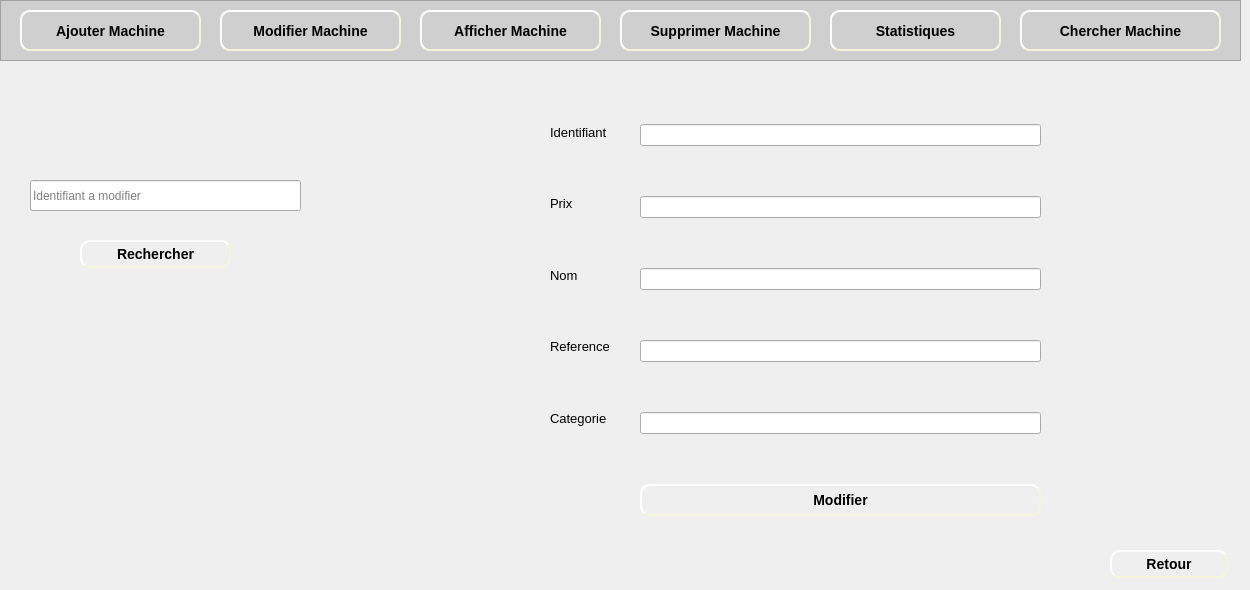
    <widget class="QWidget" name="page_9">
     <widget class="QFrame" name="frame_8">
      <property name="geometry">
       <rect>
        <x>0</x>
        <y>0</y>
        <width>1241</width>
        <height>61</height>
       </rect>
      </property>
      <property name="styleSheet">
       <string notr="true">background-color: rgb(207, 207, 207);</string>
      </property>
      <property name="frameShape">
       <enum>QFrame::StyledPanel</enum>
      </property>
      <property name="frameShadow">
       <enum>QFrame::Raised</enum>
      </property>
      <widget class="QPushButton" name="pushButton_ajouterMachine_4">
       <property name="geometry">
        <rect>
         <x>20</x>
         <y>10</y>
         <width>181</width>
         <height>41</height>
        </rect>
       </property>
       <property name="styleSheet">
        <string notr="true">#pushButton_ajouterMachine_4
{
	background-color: rgb(207, 207, 207);
	border-color: beige;
border-style: outset;
  border-width: 2px;
  border-radius: 10px;
  font: bold 14px;
  min-width: 6em;
  padding: 6px;

}
#pushButton_ajouterMachine_4:hover
{
	border-color: blue;
}</string>
       </property>
       <property name="text">
        <string>Ajouter Machine</string>
       </property>
      </widget>
      <widget class="QLabel" name="label_77">
       <property name="geometry">
        <rect>
         <x>30</x>
         <y>20</y>
         <width>21</width>
         <height>21</height>
        </rect>
       </property>
       <property name="text">
        <string/>
       </property>
       <property name="pixmap">
        <pixmap>../Bouttons/ajouMachine-removebg-preview.png</pixmap>
       </property>
       <property name="scaledContents">
        <bool>true</bool>
       </property>
      </widget>
      <widget class="QPushButton" name="pushButton_modifierMachine_3">
       <property name="geometry">
        <rect>
         <x>220</x>
         <y>10</y>
         <width>181</width>
         <height>41</height>
        </rect>
       </property>
       <property name="styleSheet">
        <string notr="true">#pushButton_modifierMachine_3
{
	background-color: rgb(207, 207, 207);
	border-color: beige;
border-style: outset;
  border-width: 2px;
  border-radius: 10px;
  font: bold 14px;
  min-width: 6em;
  padding: 6px;

}
#pushButton_modifierMachine_3:hover
{
	border-color: blue;
}</string>
       </property>
       <property name="text">
        <string>Modifier Machine</string>
       </property>
      </widget>
      <widget class="QLabel" name="label_78">
       <property name="geometry">
        <rect>
         <x>230</x>
         <y>20</y>
         <width>21</width>
         <height>21</height>
        </rect>
       </property>
       <property name="text">
        <string/>
       </property>
       <property name="pixmap">
        <pixmap>../Bouttons/modifier-removebg-preview.png</pixmap>
       </property>
       <property name="scaledContents">
        <bool>true</bool>
       </property>
      </widget>
      <widget class="QPushButton" name="pushButton_afficherMachine_3">
       <property name="geometry">
        <rect>
         <x>420</x>
         <y>10</y>
         <width>181</width>
         <height>41</height>
        </rect>
       </property>
       <property name="styleSheet">
        <string notr="true">#pushButton_afficherMachine_3
{

	border-color: beige;
border-style: outset;
  border-width: 2px;
  border-radius: 10px;
  font: bold 14px;
  min-width: 6em;
  padding: 6px;

}
#pushButton_afficherMachine_3:hover
{
	border-color: blue;
}</string>
       </property>
       <property name="text">
        <string>Afficher Machine</string>
       </property>
      </widget>
      <widget class="QLabel" name="label_79">
       <property name="geometry">
        <rect>
         <x>430</x>
         <y>20</y>
         <width>21</width>
         <height>21</height>
        </rect>
       </property>
       <property name="text">
        <string/>
       </property>
       <property name="pixmap">
        <pixmap>../Bouttons/afficher-removebg-preview.png</pixmap>
       </property>
       <property name="scaledContents">
        <bool>true</bool>
       </property>
      </widget>
      <widget class="QPushButton" name="pushButton_supprimerMachine_3">
       <property name="geometry">
        <rect>
         <x>620</x>
         <y>10</y>
         <width>191</width>
         <height>41</height>
        </rect>
       </property>
       <property name="styleSheet">
        <string notr="true">#pushButton_supprimerMachine_3
{
	background-color: rgb(207, 207, 207);
	border-color: beige;
border-style: outset;
  border-width: 2px;
  border-radius: 10px;
  font: bold 14px;
  min-width: 6em;
  padding: 6px;

}
#pushButton_supprimerMachine_3:hover
{
	border-color: blue;
}</string>
       </property>
       <property name="text">
        <string>Supprimer Machine</string>
       </property>
      </widget>
      <widget class="QLabel" name="label_80">
       <property name="geometry">
        <rect>
         <x>630</x>
         <y>20</y>
         <width>16</width>
         <height>20</height>
        </rect>
       </property>
       <property name="text">
        <string/>
       </property>
       <property name="pixmap">
        <pixmap>../Bouttons/supprimerMachine-removebg-preview.png</pixmap>
       </property>
       <property name="scaledContents">
        <bool>true</bool>
       </property>
      </widget>
      <widget class="QPushButton" name="pushButton_statistiques_3">
       <property name="geometry">
        <rect>
         <x>830</x>
         <y>10</y>
         <width>171</width>
         <height>41</height>
        </rect>
       </property>
       <property name="styleSheet">
        <string notr="true">#pushButton_statistiques_3
{
	background-color: rgb(207, 207, 207);
	border-color: beige;
border-style: outset;
  border-width: 2px;
  border-radius: 10px;
  font: bold 14px;
  min-width: 6em;
  padding: 6px;

}
#pushButton_statistiques_3:hover
{
	border-color: blue;
}</string>
       </property>
       <property name="text">
        <string>Statistiques</string>
       </property>
      </widget>
      <widget class="QLabel" name="label_23">
       <property name="geometry">
        <rect>
         <x>840</x>
         <y>20</y>
         <width>21</width>
         <height>21</height>
        </rect>
       </property>
       <property name="text">
        <string/>
       </property>
       <property name="pixmap">
        <pixmap>../Bouttons/stat-removebg-preview.png</pixmap>
       </property>
       <property name="scaledContents">
        <bool>true</bool>
       </property>
      </widget>
      <widget class="QPushButton" name="pushButton_chercherMachine_3">
       <property name="geometry">
        <rect>
         <x>1020</x>
         <y>10</y>
         <width>201</width>
         <height>41</height>
        </rect>
       </property>
       <property name="styleSheet">
        <string notr="true">#pushButton_chercherMachine_3
{

	border-color: beige;
border-style: outset;
  border-width: 2px;
  border-radius: 10px;
  font: bold 14px;
  min-width: 6em;
  padding: 6px;

}
#pushButton_chercherMachine_3:hover
{
	border-color: blue;
}</string>
       </property>
       <property name="text">
        <string>Chercher Machine</string>
       </property>
      </widget>
      <widget class="QLabel" name="label_108">
       <property name="geometry">
        <rect>
         <x>1030</x>
         <y>20</y>
         <width>21</width>
         <height>21</height>
        </rect>
       </property>
       <property name="text">
        <string/>
       </property>
       <property name="pixmap">
        <pixmap>../Bouttons/consulter-removebg-preview.png</pixmap>
       </property>
       <property name="scaledContents">
        <bool>true</bool>
       </property>
      </widget>
     </widget>
     <widget class="QLabel" name="label_15">
      <property name="geometry">
       <rect>
        <x>0</x>
        <y>60</y>
        <width>1241</width>
        <height>521</height>
       </rect>
      </property>
      <property name="text">
       <string/>
      </property>
      <property name="pixmap">
       <pixmap>../Bouttons/fontFinal.jpg</pixmap>
      </property>
      <property name="scaledContents">
       <bool>true</bool>
      </property>
     </widget>
     <widget class="QLineEdit" name="lineEdit_idModifierM">
      <property name="geometry">
       <rect>
        <x>30</x>
        <y>180</y>
        <width>271</width>
        <height>31</height>
       </rect>
      </property>
      <property name="placeholderText">
       <string>Identifiant a modifier</string>
      </property>
     </widget>
     <widget class="QPushButton" name="pushButton_rechercherModM">
      <property name="geometry">
       <rect>
        <x>80</x>
        <y>240</y>
        <width>151</width>
        <height>28</height>
       </rect>
      </property>
      <property name="styleSheet">
       <string notr="true">#pushButton_rechercherModM
{

	border-color: beige;
border-style: outset;
  border-width: 2px;
  border-radius: 10px;
  font: bold 14px;
  min-width: 6em;
  padding: 6px;

}
#pushButton_rechercherModM:hover
{
	border-color: blue;
}</string>
      </property>
      <property name="text">
       <string>Rechercher</string>
      </property>
     </widget>
     <widget class="QLabel" name="label_36">
      <property name="geometry">
       <rect>
        <x>90</x>
        <y>240</y>
        <width>21</width>
        <height>21</height>
       </rect>
      </property>
      <property name="text">
       <string/>
      </property>
      <property name="pixmap">
       <pixmap>../Bouttons/consulter-removebg-preview.png</pixmap>
      </property>
      <property name="scaledContents">
       <bool>true</bool>
      </property>
     </widget>
     <widget class="QWidget" name="verticalLayoutWidget_7">
      <property name="geometry">
       <rect>
        <x>640</x>
        <y>80</y>
        <width>401</width>
        <height>481</height>
       </rect>
      </property>
      <layout class="QVBoxLayout" name="verticalLayout_modifier">
       <item>
        <widget class="QLineEdit" name="lineEdit_id_2">
         <property name="placeholderText">
          <string/>
         </property>
        </widget>
       </item>
       <item>
        <widget class="QLineEdit" name="lineEdit_prix_2">
         <property name="placeholderText">
          <string/>
         </property>
        </widget>
       </item>
       <item>
        <widget class="QLineEdit" name="lineEdit_nom_4">
         <property name="placeholderText">
          <string/>
         </property>
        </widget>
       </item>
       <item>
        <widget class="QLineEdit" name="lineEdit_reference_2">
         <property name="placeholderText">
          <string/>
         </property>
        </widget>
       </item>
       <item>
        <widget class="QLineEdit" name="lineEdit_categorie_2">
         <property name="placeholderText">
          <string/>
         </property>
        </widget>
       </item>
       <item>
        <widget class="QPushButton" name="pushButton_modifierMachine_4">
         <property name="styleSheet">
          <string notr="true">#pushButton_modifierMachine_4
{
	
	border-color: beige;
border-style: outset;
  border-width: 2px;
  border-radius: 10px;
  font: bold 14px;
  min-width: 6em;
  padding: 6px;

}
#pushButton_modifierMachine_4:hover
{
	border-color: blue;
}</string>
         </property>
         <property name="text">
          <string>Modifier</string>
         </property>
        </widget>
       </item>
      </layout>
     </widget>
     <widget class="QPushButton" name="pushButton_retour_5">
      <property name="geometry">
       <rect>
        <x>1110</x>
        <y>550</y>
        <width>118</width>
        <height>28</height>
       </rect>
      </property>
      <property name="styleSheet">
       <string notr="true">#pushButton_retour_5
{
	
	border-color: beige;
border-style: outset;
  border-width: 2px;
  border-radius: 10px;
  font: bold 14px;
  min-width: 6em;
  padding: 6px;

}
#pushButton_retour_5:hover
{
	border-color: blue;
}</string>
      </property>
      <property name="text">
       <string>Retour</string>
      </property>
     </widget>
     <widget class="QLabel" name="label_85">
      <property name="geometry">
       <rect>
        <x>1120</x>
        <y>560</y>
        <width>21</width>
        <height>16</height>
       </rect>
      </property>
      <property name="text">
       <string/>
      </property>
      <property name="pixmap">
       <pixmap>../Bouttons/retour-removebg-preview.png</pixmap>
      </property>
      <property name="scaledContents">
       <bool>true</bool>
      </property>
     </widget>
     <widget class="QWidget" name="verticalLayoutWidget_8">
      <property name="geometry">
       <rect>
        <x>550</x>
        <y>100</y>
        <width>160</width>
        <height>351</height>
       </rect>
      </property>
      <layout class="QVBoxLayout" name="verticalLayout_7">
       <item>
        <widget class="QLabel" name="label_idMachine">
         <property name="text">
          <string>&lt;html&gt;&lt;head/&gt;&lt;body&gt;&lt;p&gt;&lt;span style=&quot; font-size:10pt;&quot;&gt;Identifiant&lt;/span&gt;&lt;/p&gt;&lt;/body&gt;&lt;/html&gt;</string>
         </property>
        </widget>
       </item>
       <item>
        <widget class="QLabel" name="label_prix">
         <property name="text">
          <string>&lt;html&gt;&lt;head/&gt;&lt;body&gt;&lt;p&gt;&lt;span style=&quot; font-size:10pt;&quot;&gt;Prix&lt;/span&gt;&lt;/p&gt;&lt;/body&gt;&lt;/html&gt;</string>
         </property>
        </widget>
       </item>
       <item>
        <widget class="QLabel" name="label_nom_2">
         <property name="text">
          <string>&lt;html&gt;&lt;head/&gt;&lt;body&gt;&lt;p&gt;&lt;span style=&quot; font-size:10pt;&quot;&gt;Nom&lt;/span&gt;&lt;/p&gt;&lt;/body&gt;&lt;/html&gt;</string>
         </property>
        </widget>
       </item>
       <item>
        <widget class="QLabel" name="label_ref">
         <property name="text">
          <string>&lt;html&gt;&lt;head/&gt;&lt;body&gt;&lt;p&gt;&lt;span style=&quot; font-size:10pt;&quot;&gt;Reference&lt;/span&gt;&lt;/p&gt;&lt;/body&gt;&lt;/html&gt;</string>
         </property>
        </widget>
       </item>
       <item>
        <widget class="QLabel" name="label_catg">
         <property name="text">
          <string>&lt;html&gt;&lt;head/&gt;&lt;body&gt;&lt;p&gt;&lt;span style=&quot; font-size:10pt;&quot;&gt;Categorie&lt;/span&gt;&lt;/p&gt;&lt;/body&gt;&lt;/html&gt;</string>
         </property>
        </widget>
       </item>
      </layout>
     </widget>
    </widget>
